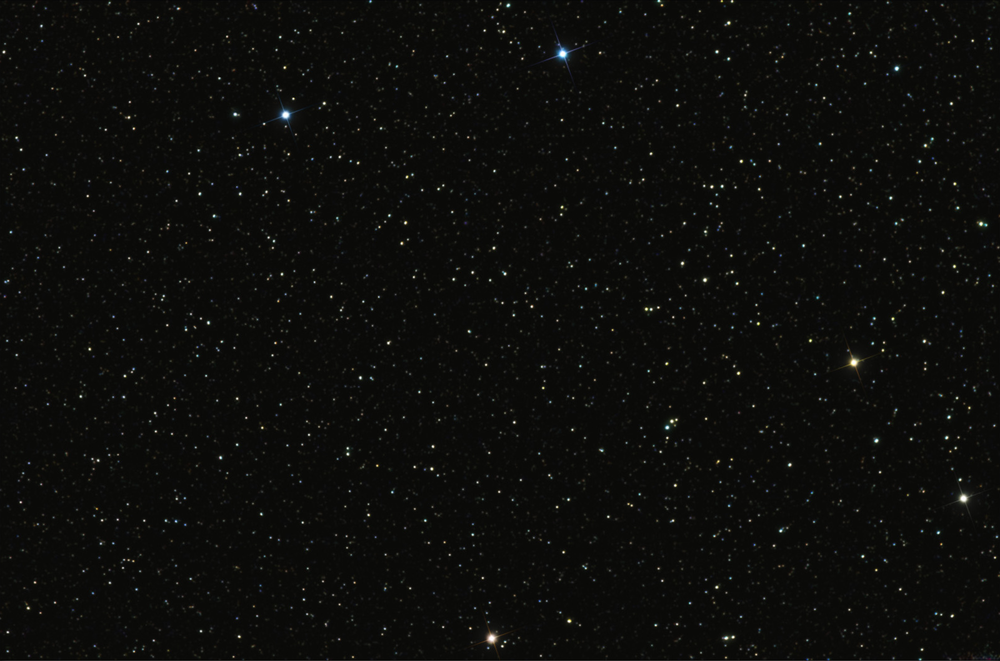
#> input picture StarMap.png, 1000 x 661 px, shrunk from 1600 x 1057 before the run
$ python main.py
#> lines starting #> are read from the running program, lines starting #| are printed output that depends on the picture
import numpy as np
import matplotlib.pyplot as plt
import matplotlib.image as img
from scipy import signal
import cv2 as cv


## ---------- For non rotated image ------------
# I have used template match algorithm which is built in
# OpenCV.
# import images

im_big = img.imread("./StarMap.png")
#> im_big is the input picture: shape (661, 1000, 4) float32; mean R, G, B, A 0.0509, 0.0516, 0.0431, 1

img_big = np.array(np.float32(im_big))

im_small = img.imread("./Small_area.png")
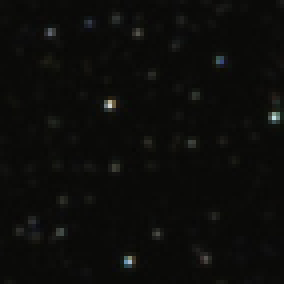
#> input picture Small_area.png, 71 x 71 px, shrunk from 114 x 114 before the run (shown 4 times larger)
#> im_small is the input picture: shape (71, 71, 4) float32; mean R, G, B, A 0.0489, 0.0495, 0.0414, 1

img_small = np.array(np.float32(im_small))

# get the image sizes
m,n,k = im_big.shape
#> m = 661; n = 1000; k = 4
print(m,n,k)
#| 661 1000 4
m_s,n_s,k_s = im_small.shape
#> m_s = 71; n_s = 71; k_s = 4


# get the only three part of the images
img_ = img_big[:,:,0:3].copy()
template = img_small[:,:,0:3].copy()
meth = 'cv.TM_CCOEFF'
method = eval(meth)
# Apply template Matching
res = cv.matchTemplate(img_,template,method)
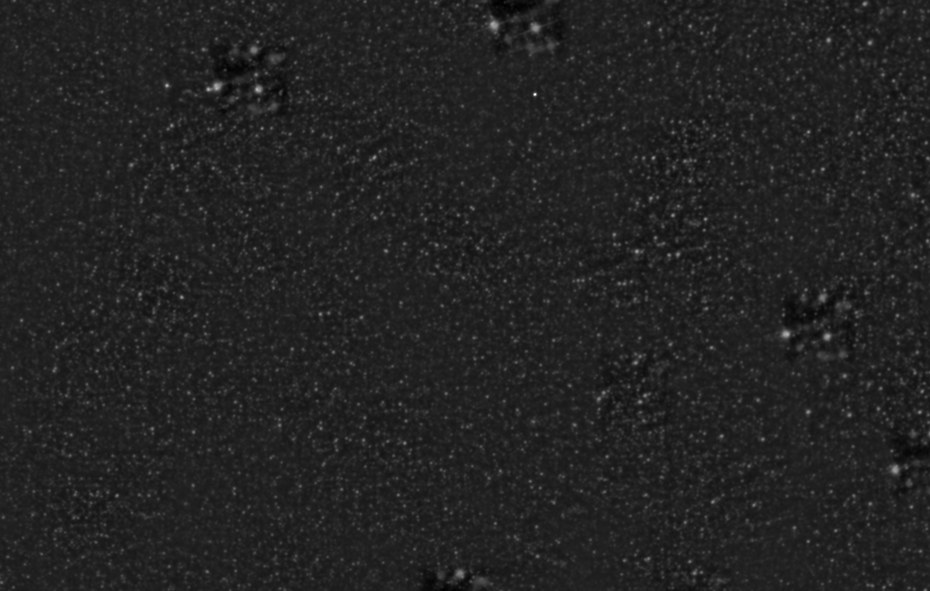
#> res: shape (591, 930) float32; min -2.95, max 18.45, mean -0.00106; drawn with min black and max white
# get the location
min_val, max_val, min_loc, max_loc = cv.minMaxLoc(res)
#> min_val = -2.95; max_val = 18.45; min_loc = (505, 5); max_loc = (535, 94)
top_left = max_loc
#> top_left = (535, 94)
bottom_right = (top_left[0] + m_s, top_left[1] + n_s)
#> bottom_right = (606, 165)

# to draw the result on the figure
cv.rectangle(img_,top_left, bottom_right, 10.0, 2)
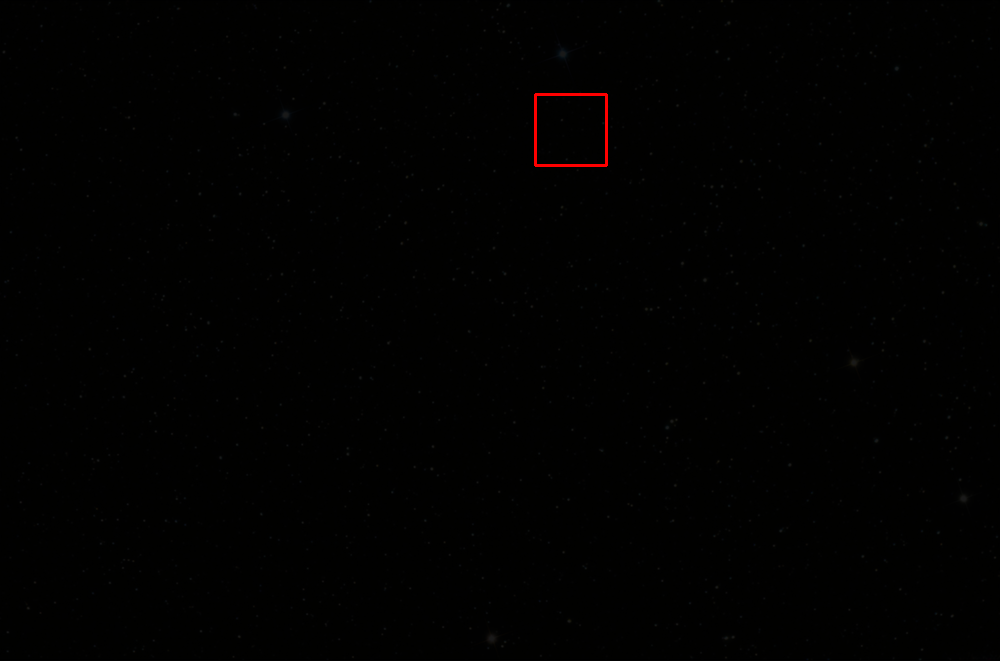
#> img_: shape (661, 1000, 3) float32; mean R, G, B 0.0637, 0.0515, 0.0431; drawn with min black and max white

#
plt.figure()
plt.imshow(res,cmap = 'gray')
plt.title('Matching Result of non rotated image')
plt.xticks([])
plt.yticks([])

plt.figure()
plt.imshow(img_,cmap = 'gray')
plt.title('Detected Point on the figure for non rotated image')
plt.xticks([])
plt.yticks([])


# ---    For rotated image ------------
# Here to obtain a rotation invariant match algorithm
# I have decided to use first some key detectors (SIFT, Blob, ORB etc.)
# I have implemented the key and description detector
# then used match Brute Force match to match the descriptions in both
# images, However I was not succesfully find the match
# the next task must be to find the locations where more matches occurs
# and then find the map according to the matched descriptors

im_small = img.imread("./Small_area_rotated.png")
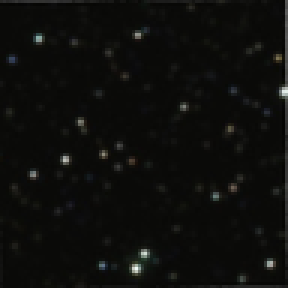
#> input picture Small_area_rotated.png, 96 x 96 px, shrunk from 154 x 154 before the run (shown 3 times larger)
#> im_small is the input picture: shape (96, 96, 4) float32; mean R, G, B, A 0.0548, 0.0555, 0.0472, 1

img_small = np.array(np.float32(im_small))
plt.figure()
plt.imshow(img_small)

img2 = np.array(img_big[:,:,0:3].copy()*255.0 ,dtype=np.uint8)       # queryImage
img1 = np.array(img_small[:,:,0:3].copy()*255.0,dtype=np.uint8) # trainImage


# Initiate ORB detector
orb = cv.ORB_create()

# find the keypoints and descriptors with ORB
kp1, des1 = orb.detectAndCompute(img1,None)
#> kp1 = 8 keypoints; (x, y, size): (34, 51, 31), (61, 35, 31), (39, 48, 31), (43, 53, 31), (40, 48, 37.2), (39, 55, 31), (43, 53, 37.2), (38, 55, 37.2)
kp2, des2 = orb.detectAndCompute(img2,None)
#> kp2 = 500 keypoints; strongest (x, y, size): (896, 69, 31), (704, 280, 31), (876, 441, 31), (666, 427, 31)

# create BFMatcher object
bf = cv.BFMatcher(cv.NORM_HAMMING, crossCheck=False)
# Match descriptors.
matches = bf.match(des1,des2)
#> matches = 8 matches
# Sort them in the order of their distance.
matches = sorted(matches, key = lambda x:x.distance)
# I did check the results however, matching was not succesfull,
# therefore could go after that
# Draw first 100 matches.
img3 = cv.drawMatches(img1,kp1,img2,kp2,matches[:100],None,flags=cv.DrawMatchesFlags_NOT_DRAW_SINGLE_POINTS)
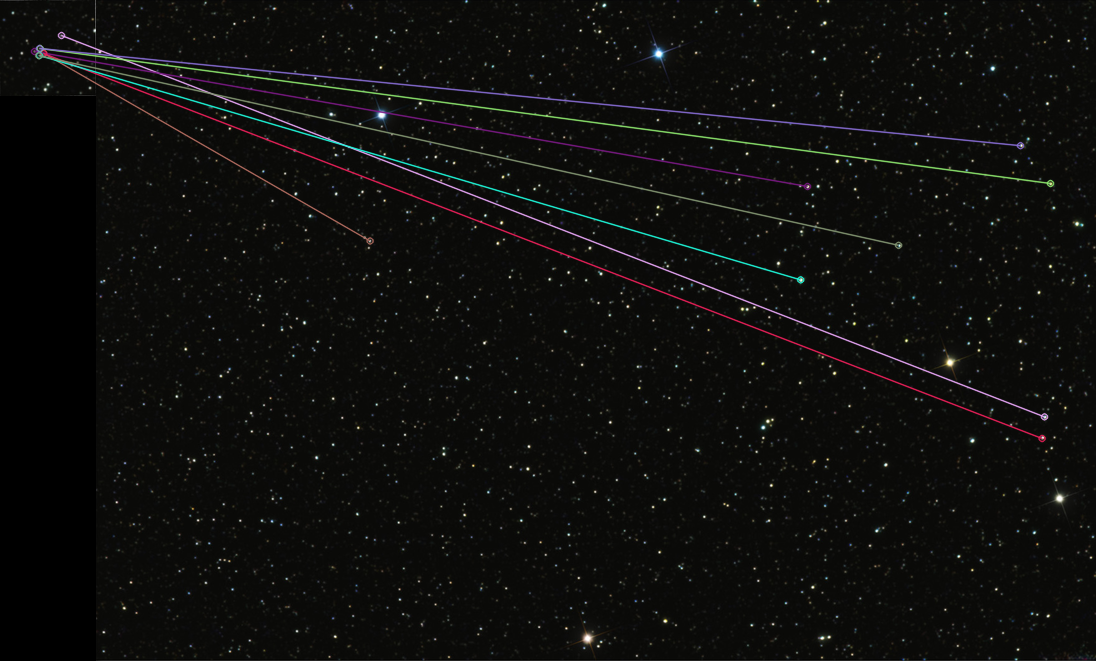
#> img3: shape (661, 1096, 3); mean R, G, B 13.9, 13.8, 12.1

plt.figure()
plt.imshow(img3)
plt.show()
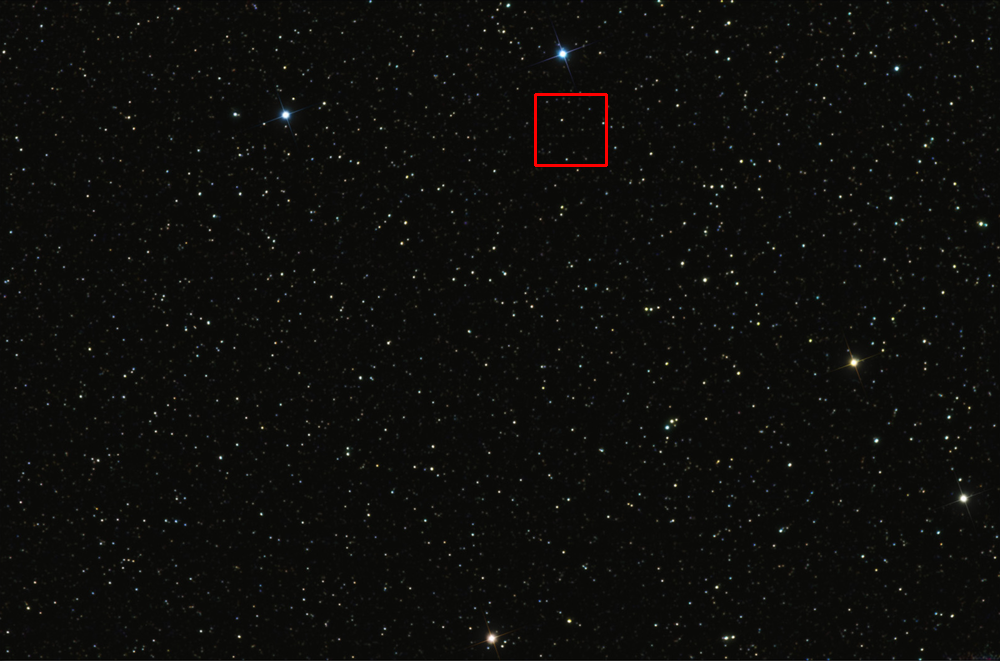
#> shown: shape (661, 1000, 3) float32; mean R, G, B 0.0521, 0.0515, 0.0431
